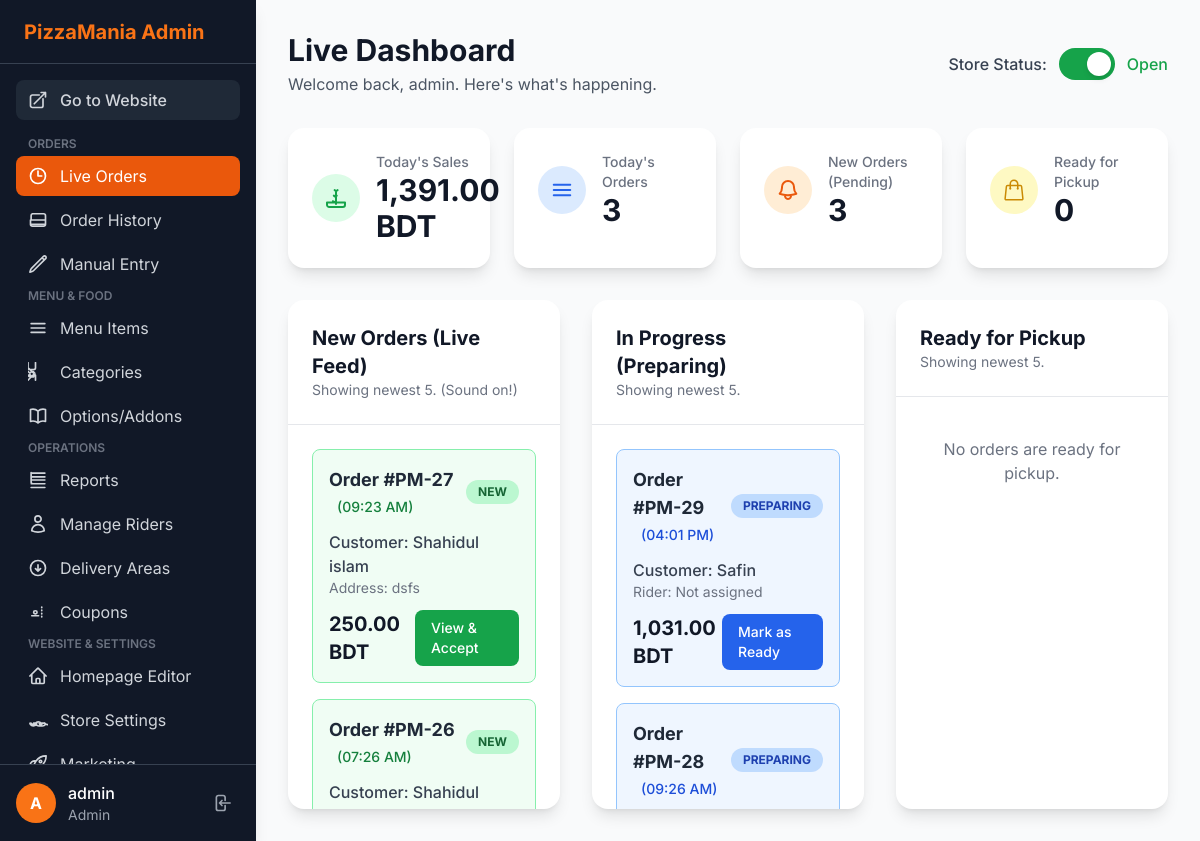
Screenshot of /admin/live_orders.php (signed in) with the database file from the repository.
### tables this page shows
CREATE TABLE IF NOT EXISTS `orders` (
  `id` int NOT NULL AUTO_INCREMENT,
  `customer_name` varchar(100) NOT NULL,
  `customer_phone` varchar(50) NOT NULL,
  `customer_address` text NOT NULL,
  `order_note` text,
  `delivery_area_id` int NOT NULL,
  `subtotal` decimal(10,2) NOT NULL,
  `delivery_fee` decimal(10,2) NOT NULL,
  `delivery_adjustment` decimal(10,2) NOT NULL DEFAULT '0.00',
  `total_amount` decimal(10,2) NOT NULL,
  `order_status` enum('Pending','Preparing','Ready','Delivered','Cancelled') NOT NULL DEFAULT 'Pending',
  `order_time` timestamp NOT NULL DEFAULT CURRENT_TIMESTAMP,
  `rider_name` varchar(100) DEFAULT NULL,
  `coupon_id` int DEFAULT NULL,
  `discount_type` enum('none','percentage','fixed') NOT NULL DEFAULT 'none',
  `discount_amount` decimal(10,2) NOT NULL DEFAULT '0.00',
  PRIMARY KEY (`id`),
  KEY `delivery_area_id` (`delivery_area_id`),
  KEY `fk_order_coupon` (`coupon_id`)
);

### config.php (called while the page is built, shortened)
<?php
$db = new mysqli(DB_HOST, DB_USER, DB_PASS, DB_NAME);
$db->set_charset("utf8mb4");
$settings = [];
$settings_query = $db->query("SELECT setting_key, setting_value FROM site_settings");
if ($settings_query) {
    while ($row = $settings_query->fetch_assoc()) {
        $settings[$row['setting_key']] = $row['setting_value'];
    }
} else {
    die("Error: Could not load site settings from database.");
}
function e($data) {
    return htmlspecialchars($data ?? '', ENT_QUOTES, 'UTF-8');
}
?>

### admin/live_orders.php (the view, shortened to what this page needs)
<?php
require_once('header.php');
$timezone = new DateTimeZone($settings['timezone'] ?? 'UTC');
$today_start = new DateTime('today 00:00:00', $timezone);
$today_start_mysql = $today_start->format('Y-m-d H:i:s');
$sql_sales = "SELECT SUM(total_amount) as total_sales
              FROM orders
              WHERE order_time >= ?
              AND order_status != 'Cancelled'";
$stmt_sales = $db->prepare($sql_sales);
$stmt_sales->bind_param('s', $today_start_mysql);
$stmt_sales->execute();
$result_sales = $stmt_sales->get_result();
$sales_data = $result_sales->fetch_assoc();
$todays_sales = number_format($sales_data['total_sales'] ?? 0, 2);
$sql_orders = "SELECT COUNT(id) as total_orders
               FROM orders
               WHERE order_time >= ?
               AND order_status != 'Cancelled'";
$stmt_orders = $db->prepare($sql_orders);
$stmt_orders->bind_param('s', $today_start_mysql);
$stmt_orders->execute();
$result_orders = $stmt_orders->get_result();
$orders_data = $result_orders->fetch_assoc();
$todays_orders = $orders_data['total_orders'] ?? 0;
$store_is_open = $settings['store_is_open'] == '1';
$pending_orders = [];
$sql_pending = "SELECT * FROM orders WHERE order_status = 'Pending' ORDER BY order_time DESC LIMIT 5";
$res_pending = $db->query($sql_pending);
if ($res_pending) {
    while ($row = $res_pending->fetch_assoc()) {
        $pending_orders[] = $row;
    }
}
$preparing_orders = [];
$sql_preparing = "SELECT * FROM orders WHERE order_status = 'Preparing' ORDER BY order_time DESC LIMIT 5";
$res_preparing = $db->query($sql_preparing);
if ($res_preparing) {
    while ($row = $res_preparing->fetch_assoc()) {
        $preparing_orders[] = $row;
    }
}
$ready_orders = [];
?>
<header class="flex flex-col sm:flex-row justify-between items-start sm:items-center mb-8">
    <div>
        <h1 class="text-3xl font-bold text-gray-900">Live Dashboard</h1>
        <p class="text-gray-600 mt-1">Welcome back, <?php echo $username; ?>. Here's what's happening.</p>
    </div>
    <div class="flex items-center space-x-3 mt-4 sm:mt-0">
        <span class="font-medium text-gray-700">Store Status:</span>
        <label for="store-toggle" class="relative inline-flex items-center <?php echo hasAdminAccess() ? 'cursor-pointer' : 'cursor-not-allowed'; ?>">
            <div class="absolute left-1 top-1 w-6 h-6 bg-white rounded-full shadow-md transform transition-transform
                        peer-checked:translate-x-6">
            </div>
        </label>
        <span id="store-status-text" class="font-medium <?php echo $store_is_open ? 'text-green-600' : 'text-red-600'; ?>">
            <?php echo $store_is_open ? 'Open' : 'Closed'; ?>
        </span>
    </div>
</header>
<div class="grid grid-cols-1 sm:grid-cols-2 lg:grid-cols-4 gap-6 mb-8">
    <div class="bg-white p-6 rounded-2xl shadow-lg">
        <div class="flex items-center space-x-4">
            <div class="p-3 rounded-full bg-green-100 text-green-600">
            </div>
            <div>
                <div class="text-sm font-medium text-gray-500">Today's Sales</div>
                <div class="text-3xl font-bold text-gray-900"><?php echo e($todays_sales); ?> BDT</div>
            </div>
        </div>
    </div>
    <div class="bg-white p-6 rounded-2xl shadow-lg">
        <div class="flex items-center space-x-4">
            <div class="p-3 rounded-full bg-blue-100 text-blue-600">
                <svg xmlns="http://www.w3.org/2000/svg" fill="none" viewBox="0 0 24 24" stroke-width="2" stroke="currentColor" class="w-6 h-6"><path stroke-linecap="round" stroke-linejoin="round" d="M3.75 6.75h16.5M3.75 12h16.5m-16.5 5.25h16.5" /></svg>
            </div>
            <div>
                <div class="text-sm font-medium text-gray-500">Today's Orders</div>
                <div class="text-3xl font-bold text-gray-900"><?php echo e($todays_orders); ?></div>
            </div>
        </div>
    </div>
    <div class="bg-white p-6 rounded-2xl shadow-lg">
        <div class="flex items-center space-x-4">
            <div class="p-3 rounded-full bg-orange-100 text-orange-600">
            </div>
            <div>
                <div class="text-sm font-medium text-gray-500">New Orders (Pending)</div>
                <div class="text-3xl font-bold text-gray-900" id="stat-new-orders"><?php echo count($pending_orders); ?></div>
            </div>
        </div>
    </div>
    <div class="bg-white p-6 rounded-2xl shadow-lg">
        <div class="flex items-center space-x-4">
            <div class="p-3 rounded-full bg-yellow-100 text-yellow-600">
            </div>
            <div>
                <div class="text-sm font-medium text-gray-500">Ready for Pickup</div>
                <div class="text-3xl font-bold text-gray-900" id="stat-ready-orders"><?php echo count($ready_orders); ?></div>
            </div>
        </div>
    </div>
</div>
<div class="grid grid-cols-1 lg:grid-cols-3 gap-8">
    <div class="bg-white rounded-2xl shadow-lg">
        <div class="p-6 border-b border-gray-200">
            <h2 class="text-xl font-bold text-gray-900">New Orders (Live Feed)</h2>
            <p class="text-sm text-gray-500">Showing newest 5. (Sound on!)</p>
        </div>
        <div class="p-6 space-y-4 max-h-96 overflow-y-auto" id="pending-orders-list">
            <?php if (empty($pending_orders)): ?>
                <p id="no-pending-orders" class="text-gray-500 text-center py-4">No pending orders.</p>
            <?php else: ?>
                <?php foreach ($pending_orders as $order): ?>
                    <div id="order-card-<?php echo e($order['id']); ?>" class="order-card border border-green-300 bg-green-50 rounded-lg p-4 transition-all hover:shadow-md">
                        <div class="flex justify-between items-center">
                            <div>
                                <span class="text-lg font-bold text-gray-800">Order #PM-<?php echo e($order['id']); ?></span>
                                <span class="ml-2 text-sm text-green-700 font-medium">(<?php echo e(date('h:i A', strtotime($order['order_time']))); ?>)</span>
                            </div>
                            <span class="px-3 py-1 bg-green-200 text-green-800 text-xs font-bold rounded-full">NEW</span>
                        </div>
                        <div class="mt-3">
                            <div class="font-medium text-gray-700">Customer: <?php echo e($order['customer_name']); ?></div>
                            <div class="text-sm text-gray-500">Address: <?php echo e($order['customer_address']); ?></div>
                        </div>
                        <div class="mt-3 flex justify-between items-center">
                            <span class="text-xl font-bold text-gray-900"><?php echo e(number_format($order['total_amount'], 2)); ?> BDT</span>
                            <a href="order_details.php?id=<?php echo e($order['id']); ?>" class="px-4 py-2 bg-green-600 text-white text-sm font-medium rounded-lg hover:bg-green-700">
                                View & Accept
                            </a>
                        </div>
                    </div>
                <?php endforeach; ?>
            <?php endif; ?>
        </div>
    </div>
    <div class="bg-white rounded-2xl shadow-lg">
        <div class="p-6 border-b border-gray-200">
            <h2 class="text-xl font-bold text-gray-900">In Progress (Preparing)</h2>
            <p class="text-sm text-gray-500">Showing newest 5.</p>
        </div>
        <div class="p-6 space-y-4 max-h-96 overflow-y-auto" id="preparing-orders-list">
            <?php if (empty($preparing_orders)): ?>
                <p id="no-preparing-orders" class="text-gray-500 text-center py-4">No orders are being prepared.</p>
            <?php else: ?>
                <?php foreach ($preparing_orders as $order): ?>
                    <div id="order-card-<?php echo e($order['id']); ?>" class="order-card border border-blue-300 bg-blue-50 rounded-lg p-4 transition-all hover:shadow-md">
                        <div class="flex justify-between items-center">
                            <div>
                                <span class="text-lg font-bold text-gray-800">Order #PM-<?php echo e($order['id']); ?></span>
                                <span class="ml-2 text-sm text-blue-700 font-medium">(<?php echo e(date('h:i A', strtotime($order['order_time']))); ?>)</span>
                            </div>
                            <span class="px-3 py-1 bg-blue-200 text-blue-800 text-xs font-bold rounded-full">PREPARING</span>
                        </div>
                        <div class="mt-3">
                            <div class="font-medium text-gray-700">Customer: <?php echo e($order['customer_name']); ?></div>
                            <div class="text-sm text-gray-500">Rider: <?php echo e($order['rider_name'] ?? 'Not assigned'); ?></div>
                        </div>
                        <div class="mt-3 flex justify-between items-center">
                            <span class="text-xl font-bold text-gray-900"><?php echo e(number_format($order['total_amount'], 2)); ?> BDT</span>
                            <a href="order_details.php?id=<?php echo e($order['id']); ?>" class="px-4 py-2 bg-blue-600 text-white text-sm font-medium rounded-lg hover:bg-blue-700">
                                Mark as Ready
                            </a>
                        </div>
                    </div>
                <?php endforeach; ?>
            <?php endif; ?>
        </div>
    </div>
    <div class="bg-white rounded-2xl shadow-lg">
        <div class="p-6 border-b border-gray-200">
            <h2 class="text-xl font-bold text-gray-900">Ready for Pickup</h2>
            <p class="text-sm text-gray-500">Showing newest 5.</p>
        </div>
        <div class="p-6 space-y-4 max-h-96 overflow-y-auto" id="ready-orders-list">
            <?php if (empty($ready_orders)): ?>
                <p id="no-ready-orders" class="text-gray-500 text-center py-4">No orders are ready for pickup.</p>
            <?php endif; ?>
        </div>
    </div>
</div>
<?php
require_once('footer.php');
?>

### rows the page displays
orders: id "27", order_time "09:23 AM", customer_name "Shahidul islam", customer_address "dsfs", total_amount "250.00"
orders: id "26", order_time "07:26 AM", customer_name "Shahidul…"
orders: id "29", order_time "04:01 PM", customer_name "Safin", rider_name "Not assigned", total_amount "1,031.00"
orders: id "28", order_time "09:26 AM"

### other values shown
$user_initial "A"
$username "admin"
$user_role "Admin"
$todays_sales "1,391.00"
$todays_orders "3"
count($pending_orders) "3"
count($ready_orders) "0"
